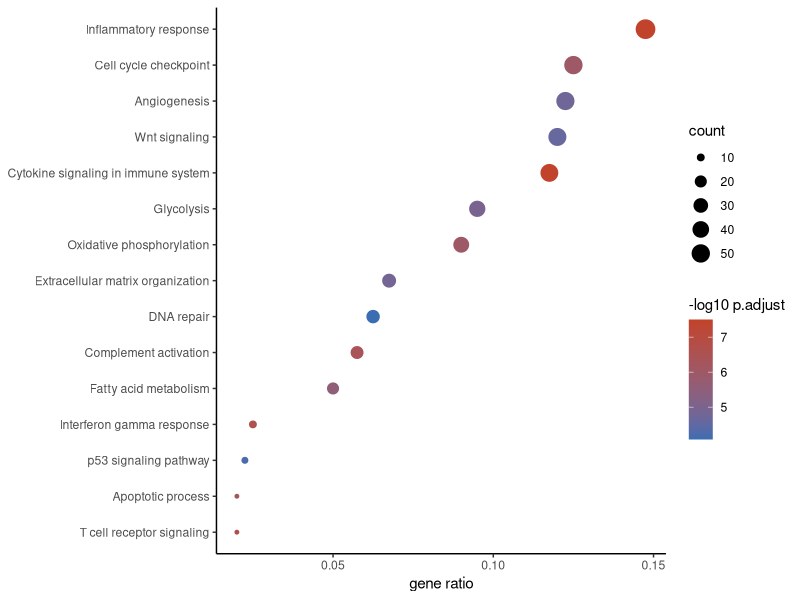

R code for this plot:
#!/usr/bin/env Rscript
# Standalone reproduction. Run inside the pinned pubready container.
suppressPackageStartupMessages(library(ggplot2))

raw <- read.csv("input_enrichment_results.csv", check.names = FALSE)
d <- data.frame(term = as.character(raw[["Description"]]), padj = as.numeric(raw[["p.adjust"]]))
# An adjusted p of exactly 0 is set to the smallest positive double, as in the figure.
d$padj[!is.na(d$padj) & d$padj == 0] <- .Machine$double.xmin
d$count <- as.numeric(raw[["Count"]])
d$x <- sapply(strsplit(as.character(raw[["GeneRatio"]]), "/"), function(a) as.numeric(a[1])/as.numeric(a[2])); xlab <- "gene ratio"
d <- d[order(d$padj), ][seq_len(min(15, nrow(d))), ]
# Wrap each term at about 45 characters, as the figure does.
d$label <- d$term
for (i in seq_len(nrow(d))) d$label[i] <- paste(strwrap(d$term[i], 46), collapse = "\n")
d$label <- factor(d$label, levels = d$label[order(d$x)])
p <- ggplot(d, aes(x, label)) + geom_point(aes(size = count, colour = -log10(padj))) +
  scale_colour_gradient(low = "#3B6DB3", high = "#C1432B", name = "-log10 p.adjust") + labs(x = xlab, y = NULL) + theme_classic()
p <- p
ggsave("figure_enrichment_results_enrich.pdf", p, width = 7.72, height = 7.00)
cat("Reproduced figure.\n")
